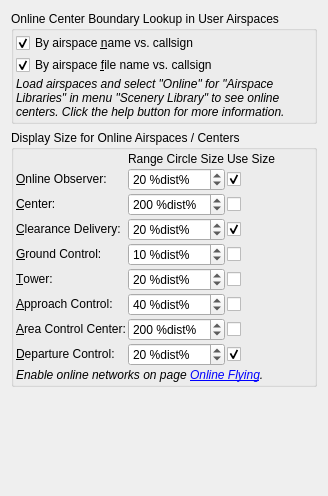
          <widget class="QWidget" name="scrollAreaWidgetContents_8">
           <property name="geometry">
            <rect>
             <x>0</x>
             <y>0</y>
             <width>328</width>
             <height>496</height>
            </rect>
           </property>
           <layout class="QGridLayout" name="gridLayout_39">
            <item row="0" column="0">
             <widget class="QGroupBox" name="groupBox_16">
              <property name="title">
               <string>Online Center Boundary Lookup in User Airspaces</string>
              </property>
              <layout class="QVBoxLayout" name="verticalLayout_2">
               <property name="spacing">
                <number>2</number>
               </property>
               <property name="leftMargin">
                <number>2</number>
               </property>
               <property name="topMargin">
                <number>2</number>
               </property>
               <property name="rightMargin">
                <number>2</number>
               </property>
               <property name="bottomMargin">
                <number>2</number>
               </property>
               <item>
                <widget class="QCheckBox" name="checkBoxDisplayOnlineNameLookup">
                 <property name="toolTip">
                  <string>Look in the user airspaces for a boundary where the
airspace name has to match the callsign of the online center.</string>
                 </property>
                 <property name="text">
                  <string>By airspace &amp;name vs. callsign</string>
                 </property>
                 <property name="checked">
                  <bool>true</bool>
                 </property>
                </widget>
               </item>
               <item>
                <widget class="QCheckBox" name="checkBoxDisplayOnlineFileLookup">
                 <property name="toolTip">
                  <string>Look in the user airspaces for a boundary where the
airspace filename has to match the callsign of the online center.</string>
                 </property>
                 <property name="text">
                  <string>By airspace &amp;file name vs. callsign</string>
                 </property>
                 <property name="checked">
                  <bool>true</bool>
                 </property>
                </widget>
               </item>
               <item>
                <widget class="QLabel" name="labelOptionsUnitsOnlineAirspaceHint">
                 <property name="text">
                  <string>&lt;html&gt;&lt;head/&gt;&lt;body&gt;&lt;p&gt;&lt;img src=&quot;:/littlenavmap/resources/icons/bulb.svg&quot;/&gt;&lt;span style=&quot; font-style:italic;&quot;&gt;Load airspaces and select &amp;quot;Online&amp;quot; for &amp;quot;Airspace Libraries&amp;quot; in menu &amp;quot;Scenery Library&amp;quot; to see online centers. Click the help button for more information.&lt;/span&gt;&lt;/p&gt;&lt;/body&gt;&lt;/html&gt;</string>
                 </property>
                 <property name="wordWrap">
                  <bool>true</bool>
                 </property>
                 <property name="margin">
                  <number>10</number>
                 </property>
                 <property name="textInteractionFlags">
                  <set>Qt::LinksAccessibleByMouse|Qt::TextSelectableByMouse</set>
                 </property>
                </widget>
               </item>
              </layout>
             </widget>
            </item>
            <item row="2" column="0">
             <spacer name="verticalSpacer_8">
              <property name="orientation">
               <enum>Qt::Vertical</enum>
              </property>
              <property name="sizeHint" stdset="0">
               <size>
                <width>20</width>
                <height>0</height>
               </size>
              </property>
             </spacer>
            </item>
            <item row="1" column="0">
             <widget class="QGroupBox" name="groupBoxDisplayOnline">
              <property name="title">
               <string>Display Size for Online Airspaces / Centers</string>
              </property>
              <layout class="QGridLayout" name="gridLayout_19">
               <property name="leftMargin">
                <number>2</number>
               </property>
               <property name="topMargin">
                <number>2</number>
               </property>
               <property name="rightMargin">
                <number>2</number>
               </property>
               <property name="bottomMargin">
                <number>2</number>
               </property>
               <property name="spacing">
                <number>2</number>
               </property>
               <item row="0" column="1">
                <widget class="QLabel" name="label_3">
                 <property name="text">
                  <string>Range Circle Size</string>
                 </property>
                </widget>
               </item>
               <item row="4" column="0" alignment="Qt::AlignVCenter">
                <widget class="QLabel" name="labelDisplayOnlineGround">
                 <property name="text">
                  <string>&amp;Ground Control:</string>
                 </property>
                 <property name="buddy">
                  <cstring>spinBoxDisplayOnlineGround</cstring>
                 </property>
                </widget>
               </item>
               <item row="0" column="2">
                <widget class="QLabel" name="label_4">
                 <property name="text">
                  <string>Use Size</string>
                 </property>
                </widget>
               </item>
               <item row="8" column="2">
                <widget class="QCheckBox" name="checkBoxDisplayOnlineDepartureRange">
                 <property name="toolTip">
                  <string>Use visual range provided from online network</string>
                 </property>
                 <property name="text">
                  <string/>
                 </property>
                 <property name="checked">
                  <bool>true</bool>
                 </property>
                </widget>
               </item>
               <item row="2" column="2">
                <widget class="QCheckBox" name="checkBoxDisplayOnlineFirRange">
                 <property name="toolTip">
                  <string>Use visual range provided from online network</string>
                 </property>
                 <property name="text">
                  <string/>
                 </property>
                 <property name="checked">
                  <bool>false</bool>
                 </property>
                </widget>
               </item>
               <item row="6" column="2">
                <widget class="QCheckBox" name="checkBoxDisplayOnlineApproachRange">
                 <property name="toolTip">
                  <string>Use visual range provided from online network</string>
                 </property>
                 <property name="text">
                  <string/>
                 </property>
                 <property name="checked">
                  <bool>false</bool>
                 </property>
                </widget>
               </item>
               <item row="7" column="1">
                <widget class="QSpinBox" name="spinBoxDisplayOnlineArea">
                 <property name="suffix">
                  <string> %dist%</string>
                 </property>
                 <property name="minimum">
                  <number>2</number>
                 </property>
                 <property name="maximum">
                  <number>2000</number>
                 </property>
                 <property name="value">
                  <number>200</number>
                 </property>
                </widget>
               </item>
               <item row="1" column="0" alignment="Qt::AlignVCenter">
                <widget class="QLabel" name="labelDisplayOnlineObserver">
                 <property name="text">
                  <string>&amp;Online Observer:</string>
                 </property>
                 <property name="buddy">
                  <cstring>spinBoxDisplayOnlineObserver</cstring>
                 </property>
                </widget>
               </item>
               <item row="7" column="0" alignment="Qt::AlignVCenter">
                <widget class="QLabel" name="labelDisplayOnlineArea">
                 <property name="text">
                  <string>&amp;Area Control Center:</string>
                 </property>
                 <property name="buddy">
                  <cstring>spinBoxDisplayOnlineArea</cstring>
                 </property>
                </widget>
               </item>
               <item row="4" column="1">
                <widget class="QSpinBox" name="spinBoxDisplayOnlineGround">
                 <property name="suffix">
                  <string> %dist%</string>
                 </property>
                 <property name="minimum">
                  <number>2</number>
                 </property>
                 <property name="maximum">
                  <number>2000</number>
                 </property>
                 <property name="value">
                  <number>10</number>
                 </property>
                </widget>
               </item>
               <item row="4" column="2">
                <widget class="QCheckBox" name="checkBoxDisplayOnlineGroundRange">
                 <property name="toolTip">
                  <string>Use visual range provided from online network</string>
                 </property>
                 <property name="text">
                  <string/>
                 </property>
                 <property name="checked">
                  <bool>false</bool>
                 </property>
                </widget>
               </item>
               <item row="1" column="2">
                <widget class="QCheckBox" name="checkBoxDisplayOnlineObserverRange">
                 <property name="toolTip">
                  <string>Use visual range provided from online network</string>
                 </property>
                 <property name="text">
                  <string/>
                 </property>
                 <property name="checked">
                  <bool>true</bool>
                 </property>
                </widget>
               </item>
               <item row="8" column="0" alignment="Qt::AlignVCenter">
                <widget class="QLabel" name="labelDisplayOnlineDeparture">
                 <property name="text">
                  <string>&amp;Departure Control:</string>
                 </property>
                 <property name="buddy">
                  <cstring>spinBoxDisplayOnlineDeparture</cstring>
                 </property>
                </widget>
               </item>
               <item row="2" column="0" alignment="Qt::AlignVCenter">
                <widget class="QLabel" name="labelDisplayOnlineFir">
                 <property name="text">
                  <string>&amp;Center:</string>
                 </property>
                 <property name="buddy">
                  <cstring>spinBoxDisplayOnlineFir</cstring>
                 </property>
                </widget>
               </item>
               <item row="8" column="1">
                <widget class="QSpinBox" name="spinBoxDisplayOnlineDeparture">
                 <property name="suffix">
                  <string> %dist%</string>
                 </property>
                 <property name="minimum">
                  <number>1</number>
                 </property>
                 <property name="maximum">
                  <number>2000</number>
                 </property>
                 <property name="value">
                  <number>20</number>
                 </property>
                </widget>
               </item>
               <item row="1" column="1">
                <widget class="QSpinBox" name="spinBoxDisplayOnlineObserver">
                 <property name="suffix">
                  <string> %dist%</string>
                 </property>
                 <property name="minimum">
                  <number>2</number>
                 </property>
                 <property name="maximum">
                  <number>2000</number>
                 </property>
                 <property name="value">
                  <number>20</number>
                 </property>
                </widget>
               </item>
               <item row="5" column="2">
                <widget class="QCheckBox" name="checkBoxDisplayOnlineTowerRange">
                 <property name="toolTip">
                  <string>Use visual range provided from online network</string>
                 </property>
                 <property name="text">
                  <string/>
                 </property>
                 <property name="checked">
                  <bool>false</bool>
                 </property>
                </widget>
               </item>
               <item row="7" column="2">
                <widget class="QCheckBox" name="checkBoxDisplayOnlineAreaRange">
                 <property name="toolTip">
                  <string>Use visual range provided from online network</string>
                 </property>
                 <property name="text">
                  <string/>
                 </property>
                 <property name="checked">
                  <bool>false</bool>
                 </property>
                </widget>
               </item>
               <item row="6" column="1">
                <widget class="QSpinBox" name="spinBoxDisplayOnlineApproach">
                 <property name="suffix">
                  <string> %dist%</string>
                 </property>
                 <property name="minimum">
                  <number>2</number>
                 </property>
                 <property name="maximum">
                  <number>2000</number>
                 </property>
                 <property name="value">
                  <number>40</number>
                 </property>
                </widget>
               </item>
               <item row="2" column="1">
                <widget class="QSpinBox" name="spinBoxDisplayOnlineFir">
                 <property name="suffix">
                  <string> %dist%</string>
                 </property>
                 <property name="minimum">
                  <number>2</number>
                 </property>
                 <property name="maximum">
                  <number>2000</number>
                 </property>
                 <property name="value">
                  <number>200</number>
                 </property>
                </widget>
               </item>
               <item row="3" column="1">
                <widget class="QSpinBox" name="spinBoxDisplayOnlineClearance">
                 <property name="suffix">
                  <string> %dist%</string>
                 </property>
                 <property name="minimum">
                  <number>2</number>
                 </property>
                 <property name="maximum">
                  <number>2000</number>
                 </property>
                 <property name="value">
                  <number>20</number>
                 </property>
                </widget>
               </item>
               <item row="3" column="0" alignment="Qt::AlignVCenter">
                <widget class="QLabel" name="labelDisplayOnlineClearance">
                 <property name="text">
                  <string>&amp;Clearance Delivery:</string>
                 </property>
                 <property name="buddy">
                  <cstring>spinBoxDisplayOnlineClearance</cstring>
                 </property>
                </widget>
               </item>
               <item row="5" column="1">
                <widget class="QSpinBox" name="spinBoxDisplayOnlineTower">
                 <property name="suffix">
                  <string> %dist%</string>
                 </property>
                 <property name="minimum">
                  <number>2</number>
                 </property>
                 <property name="maximum">
                  <number>2000</number>
                 </property>
                 <property name="value">
                  <number>20</number>
                 </property>
                </widget>
               </item>
               <item row="3" column="2">
                <widget class="QCheckBox" name="checkBoxDisplayOnlineClearanceRange">
                 <property name="toolTip">
                  <string>Use visual range provided from online network</string>
                 </property>
                 <property name="text">
                  <string/>
                 </property>
                 <property name="checked">
                  <bool>true</bool>
                 </property>
                </widget>
               </item>
               <item row="5" column="0" alignment="Qt::AlignVCenter">
                <widget class="QLabel" name="labelDisplayOnlineTower">
                 <property name="text">
                  <string>&amp;Tower:</string>
                 </property>
                 <property name="buddy">
                  <cstring>spinBoxDisplayOnlineTower</cstring>
                 </property>
                </widget>
               </item>
               <item row="6" column="0" alignment="Qt::AlignVCenter">
                <widget class="QLabel" name="labelDisplayOnlineApproach">
                 <property name="text">
                  <string>&amp;Approach Control:</string>
                 </property>
                 <property name="buddy">
                  <cstring>spinBoxDisplayOnlineApproach</cstring>
                 </property>
                </widget>
               </item>
               <item row="9" column="0" colspan="3">
                <widget class="QLabel" name="labelOptionsOnlineHint">
                 <property name="text">
                  <string>&lt;html&gt;&lt;head/&gt;&lt;body&gt;&lt;p&gt;&lt;img src=&quot;:/littlenavmap/resources/icons/bulb.svg&quot;/&gt;&lt;span style=&quot; font-style:italic;&quot;&gt;Enable online networks on page &lt;/span&gt;&lt;a href=&quot;lnm://onlineflying&quot;&gt;&lt;span style=&quot; font-style:italic;&quot;&gt;Online Flying&lt;/span&gt;&lt;/a&gt;&lt;span style=&quot; font-style:italic;&quot;&gt;.&lt;/span&gt;&lt;/p&gt;&lt;/body&gt;&lt;/html&gt;</string>
                 </property>
                 <property name="wordWrap">
                  <bool>true</bool>
                 </property>
                 <property name="margin">
                  <number>10</number>
                 </property>
                 <property name="textInteractionFlags">
                  <set>Qt::LinksAccessibleByMouse|Qt::TextSelectableByMouse</set>
                 </property>
                </widget>
               </item>
              </layout>
             </widget>
            </item>
           </layout>
          </widget>
